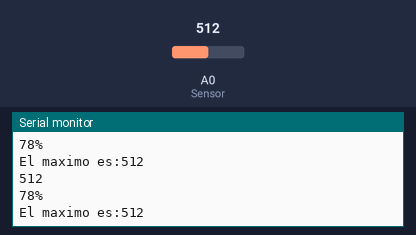
This sketch was run on a simulated Arduino Uno, built with avr-gcc and run on an emulated ATmega328P. Parts: the last lines printed to the serial monitor. Inputs (shaded band) come from the test bench; at power-on: A0 (Sensor) = 512.

Above: at 1.3 s.
1.4 s: A0 (Sensor) set to 0
At 1.81 s:
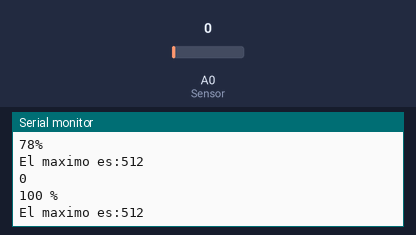
3.5 s: A0 (Sensor) set to 110
At 3.82 s:
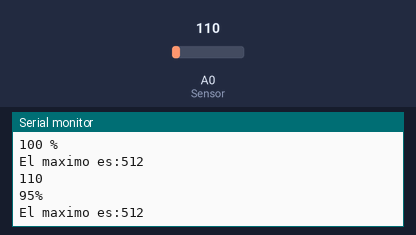
Timing chart, 0 to 6.5 s (numbered marks = the images above; inputs shaded):
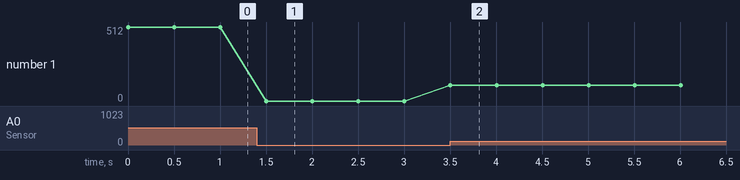

Measured:
- after the input at 1.4 s, the serial monitor: prints a new line after 0.10 s (image 1)
- after the input at 3.5 s, the serial monitor: prints a new line at once (image 2)
- plotted number 1: 512 → 0 after the input at 1.4 s, 0 → 110 after the input at 3.5 s

The sketch:

MoistureSensor.ino
```cpp
const int AirValue = 2432;   //you need to replace this value with Value_1
const int WaterValue = 1;  //you need to replace this value with Value_2
int soilMoistureValue = 0;
int soilmoisturepercent=0;
int maximo=0;
void setup() {
  Serial.begin(9600); // open serial port, set the baud rate to 9600 bps
}
void loop() {
soilMoistureValue = analogRead(14);  //put Sensor insert into soil
Serial.println(soilMoistureValue);
soilmoisturepercent = map(soilMoistureValue, AirValue, WaterValue, 0, 100);
if(soilMoistureValue>maximo)
  maximo=soilMoistureValue;
if(soilmoisturepercent >= 100)
{
  Serial.println("100 %");
}
else if(soilmoisturepercent <=0)
{
  Serial.println("0 %");
}
else if(soilmoisturepercent >0 && soilmoisturepercent < 100)
{
  Serial.print(soilmoisturepercent);
  Serial.println("%");

}
  Serial.print("El maximo es:");
  Serial.println(maximo);

  delay(500);
}
```
